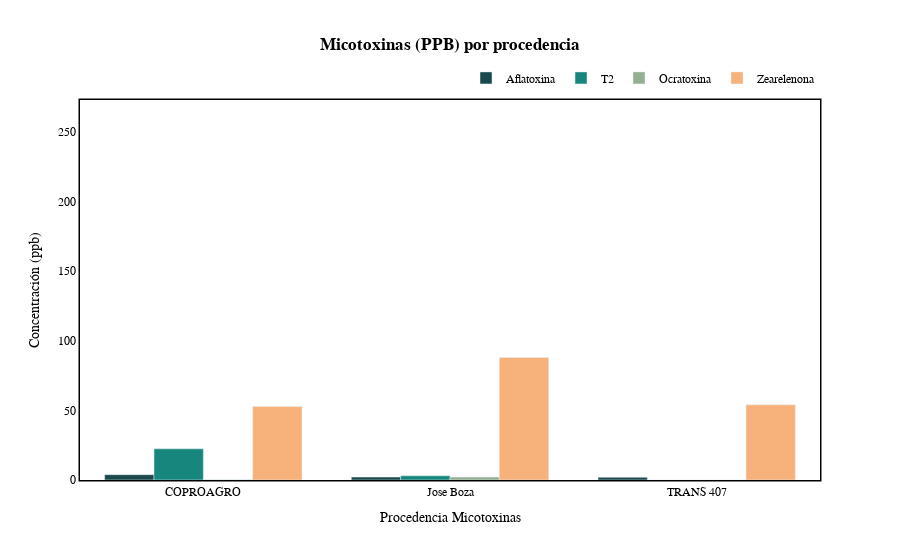

Notebook code for this chart:
### Code cell
fig = plot_bar_log_micro(
    df=summary_maiz_procedencia,  # tu df con columnas: 'procedencia_micotoxinas', 'log_hongos', 'log_levaduras'
    x="procedencia_micotoxinas",
    y_cols=["aflatoxina",  "t2", "ocratoxina", "zearelenona"],
    title="<b>Micotoxinas (PPB) por procedencia</b>",
    y_axis_title = "Concentración (ppb)",
    #output_html=f"{ROOT_IMAGEN}/ppb_por_proveedor.html",
)

fig.show()
s3.save_plotly_html(fig, "ppb_por_proveedor.html")

### Figure 1 — Plotly figure (JSON) as saved in the notebook; plotly's stock layout.template omitted (floating-point values rounded to 4 significant figures)
{"data": [{"marker": {"color": "#1A494C"}, "name": "Aflatoxina", "type": "bar", "x": ["COPROAGRO", "Jose Boza", "TRANS 407", null], "y": [3.84, 2.1, 1.9, 11.25]}, {"marker": {"color": "#17877D"}, "name": "T2", "type": "bar", "x": ["COPROAGRO", "Jose Boza", "TRANS 407", null], "y": [22.4, 3, 0, 34.25]}, {"marker": {"color": "#94AF92"}, "name": "Ocratoxina", "type": "bar", "x": ["COPROAGRO", "Jose Boza", "TRANS 407", null], "y": [0.16, 2.1, 0, 0.7]}, {"marker": {"color": "#F6B27A"}, "name": "Zearelenona", "type": "bar", "x": ["COPROAGRO", "Jose Boza", "TRANS 407", null], "y": [52.8, 88, 54, 259.3]}], "layout": {"barmode": "group", "font": {"color": "black", "family": "Arial", "size": 12}, "legend": {"font": {"color": "black"}, "orientation": "h", "x": 1, "xanchor": "right", "y": 1.02, "yanchor": "bottom"}, "paper_bgcolor": "white", "plot_bgcolor": "white", "title": {"text": "<b>Micotoxinas (PPB) por procedencia</b>", "x": 0.5}, "xaxis": {"linecolor": "black", "linewidth": 1.5, "mirror": true, "showline": true, "tickfont": {"color": "black"}, "title": {"font": {"color": "black"}, "text": "Procedencia Micotoxinas"}}, "yaxis": {"linecolor": "black", "linewidth": 1.5, "mirror": true, "showline": true, "tickfont": {"color": "black"}, "title": {"font": {"color": "black"}, "text": "Concentración (ppb)"}}}}
